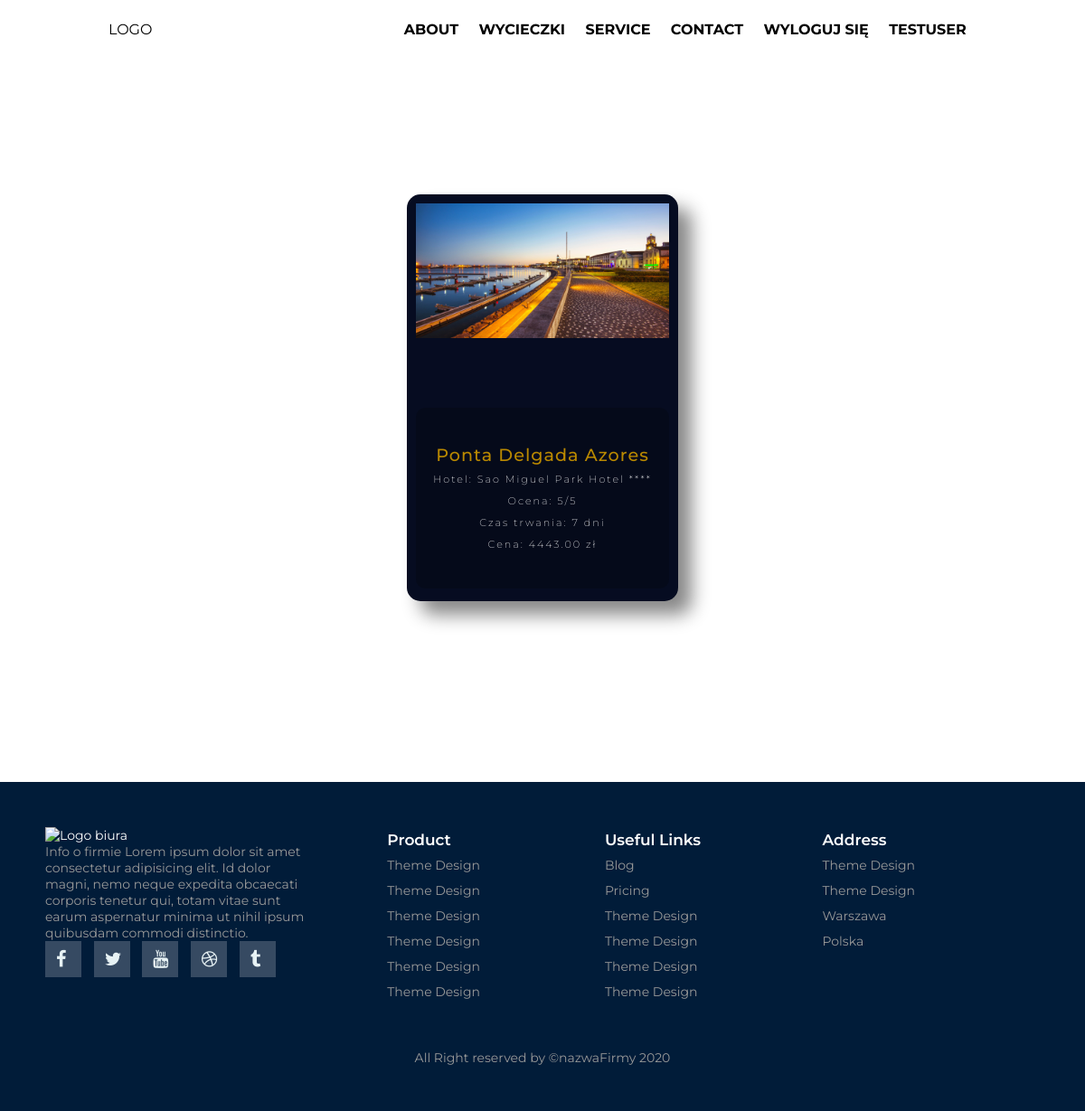
The app's page /oferty/ (signed in) with its own data.
### home/models.py (models this page shows)
class Trip(models.Model):
    title = models.CharField(max_length=100)
    location=models.TextField(blank=True)
    Hotel = models.TextField(blank=True)
    description = models.TextField(blank=True)
    duration = models.TextField(blank=True)
    deadline1 = models.DateField(auto_now_add=False, blank=True)
    deadline2 = models.DateField(auto_now_add=False, blank=True)
    deadline3 = models.DateField(auto_now_add=False, blank=True)
    rating = models.DecimalField(max_digits=5, decimal_places=0, default=5)
    price = models.DecimalField(max_digits=15000, decimal_places=2, default=0)
    main_image = models.ImageField(upload_to='trips_pics', blank=True)
    image_one = models.ImageField(upload_to='trips_pics', blank=True)
    image_two = models.ImageField(upload_to='trips_pics', blank=True)
    image_three = models.ImageField(upload_to='trips_pics', blank=True)
    image_four = models.ImageField(upload_to='trips_pics', blank=True)
    date_posted = models.DateTimeField(default=timezone.now)
    author = models.ForeignKey(User, on_delete=models.CASCADE, default=1)

### home/views.py (the view)
# urls.py: path('oferty/', TripsListView.as_view(), name='wycieczki'),
class TripsListView(ListView):
    model = Trip
    template_name = 'home/trips.html'
    context_object_name = 'trips'
    ordering = ['date_posted']

### home/templates/home/trips.html (shortened to what this page needs)
{% extends "home/base.html" %}
{% load static %}
{% block head %}
    <link rel="stylesheet" href="{% static 'home/css/trips.css'%}">
{% endblock head %}
{% block body %}
<div class="contOferty">
    <div id="oferty">
        {% for trip in trips %}
        <div class="boxWycieczki">
            <div class="imgBx">
                <img src="{{ trip.main_image.url }}">
            </div>
            <div class="content">
                <h2>{{ trip.title }}<br>
                    <span>
                        Hotel: {{ trip.Hotel }}
                        <br>
                        Ocena: {{ trip.rating }}/5
                        <br>
                        Czas trwania: {{ trip.duration }} dni
                        <br>
                        Cena: {{ trip.price }} zł
                </span>
                </h2>
            </div>
        </div>
    {% endfor %}
    </div>
</div>
{% endblock body %}

### home/templates/home/base.html (shortened to what this page needs)
{% load static %}
<!DOCTYPE html>
<html lang="en">
<head>
    <link rel="stylesheet" href="{% static 'home/css/base.css'%}">
    <link rel="stylesheet" href="https://stackpath.bootstrapcdn.com/font-awesome/4.7.0/css/font-awesome.min.css">
    {% block head %}{% endblock %}
</head>
<body>
    <header class="main-header">
        <div class="logo">
            <a href="{% url 'home' %}">LOGO</a>
        </div>
        <ul class="nav-links">
            <li class="nav-link">
                <a href="#">About</a>
            </li>
            <li class="nav-link">
                <a href="{% url 'wycieczki' %}">Wycieczki</a>
            </li>
            <li class="nav-link">
                <a href="#">Service</a>
            </li>
            <li class="nav-link">
                <a href="#">Contact</a>
            </li>
            {% if user.is_authenticated %}
            <li class="nav-link">
                <a href="{% url 'logout' %}">Wyloguj się</a>
            </li>
            <li class="nav-link">
                    <a href="{% url 'profile' %}">{{user.username}}</a>
            </li>
            {% else %}
            <li class="nav-link">
                <a href="{% url 'login' %}">Zaloguj się</a>
            </li>
            {% endif %}
        </ul>
    </header>
    {% block body %}{% endblock %}
    <div class="footerDiv">
        <footer class="footer">
            <div class="footer-left">
                <img src="#" alt="Logo biura">
                <p>
                    Info o firmie
                    Lorem ipsum dolor sit amet consectetur adipisicing elit. Id dolor magni, nemo neque expedita obcaecati corporis tenetur qui, totam vitae sunt earum aspernatur minima ut nihil ipsum quibusdam commodi distinctio.
                </p>
                <div class="socials">
                    <a href="#"><i class="fa fa-facebook"></i></a>
                    <a href="#"><i class="fa fa-twitter"></i></a>
                    <a href="#"><i class="fa fa-youtube"></i></a>
                    <a href="#"><i class="fa fa-dribbble"></i></a>
                    <a href="#"><i class="fa fa-tumblr"></i></a>
                </div>
            </div>
            <ul class="footer-right">
                <li>
                    <h2>Product</h2>
                    <ul class="box">
                        <li><a href="#">Theme Design</a></li>
                        <li><a href="#">Theme Design</a></li>
                        <li><a href="#">Theme Design</a></li>
                        <li><a href="#">Theme Design</a></li>
                        <li><a href="#">Theme Design</a></li>
                        <li><a href="#">Theme Design</a></li>
                    </ul>
                </li>
                <li class="features">
                    <h2>Useful Links</h2>
                    <ul class="box">
                        <li><a href="#">Blog</a></li>
                        <li><a href="#">Pricing</a></li>
                        <li><a href="#">Theme Design</a></li>
                        <li><a href="#">Theme Design</a></li>
                        <li><a href="#">Theme Design</a></li>
                        <li><a href="#">Theme Design</a></li>
                    </ul>
                </li>
                <li>
                    <h2>Address</h2>
                    <ul class="box">
                        <li><a href="#">Theme Design</a></li>
                        <li><a href="#">Theme Design</a></li>
                        <li><a href="#">Warszawa</a></li>
                        <li><a href="#">Polska</a></li>
                    </ul>
                </li>
            </ul>
            <div class="footer-bottom">
                <p>All Right reserved by &copy;nazwaFirmy 2020</p>
            </div>
        </footer>
    </div>
</body>
</html>

### home/static/home/css/base.css (style rules this page uses)
*, *:before, *:after { box-sizing: border-box; margin: 0; padding: 0; }
body { font-family: 'Montserrat', sans-serif; display:flex; flex-flow:column wrap; }
.main-header { position: fixed; display: flex; justify-content: space-between; align-items: center; height: 65px; width: 100vw; padding: 0 10vw; color: #000; z-index: 1; transition: .8s ease-out; }
.main-header a { text-decoration: none; color: inherit; text-transform: uppercase; }
.main-header .nav-links { display: flex; list-style: none; }
.main-header .nav-links .nav-link { transition: opacity .4s ease-in-out, transform .6s cubic-bezier(0.175, 0.885, 0.32, 1.275); }
.main-header .nav-links .nav-link:nth-of-type(2) { transition-delay: .1s; }
.main-header .nav-links .nav-link:nth-of-type(3) { transition-delay: .2s; }
.main-header .nav-links .nav-link:nth-of-type(4) { transition-delay: .3s; }
.main-header .nav-links .nav-link a { margin: .2rem; padding: 1rem .5rem; font-weight: bold; }
.footerDiv { display: grid; font-size: 14px; width:100%; }
footer { display: flex; padding: 50px; color: #fff; background-color: #011c39; flex-flow: row wrap; }
.footer > * { flex: 1 100%; }
.footer-left { margin-right: 1.25em; margin-bottom: 2em; }
.footer-left img { width: 50%; }
h2 { font-weight: 600; font-size: 17px; }
.footer ul { list-style: none; padding-left: 0; }
.footer li { line-height: 2em; }
.footer a { text-decoration: none; }
.footer-right { display: flex; flex-flow: row wrap; }
.footer-right > * { flex: 1 30%; margin-right: 1.25em; }
.box a { color: #999; }
.footer-bottom { text-align: center; color: #999; padding-top: 50px; }
.footer-left p { padding-right: 20%; color: #999; }
.socials a { background: #364a62; width: 40px; height: 40px; display: inline-block; margin-right: 10px; }
.socials a i { color: #e7f2f4; padding: 10px 12px; font-size: 20px; }
@media screen and (min-width: 600px) { .footer-left { flex: 1 0px; } }
@media screen and (min-width: 600px) { .footer-right { flex: 2 0px; } }

### home/static/home/css/trips.css (style rules this page uses)
.contOferty { padding-bottom: 200px; width: 100%; }
#oferty { display: flex; justify-content: center; align-items: center; flex-wrap: wrap; padding-bottom: 115px; margin-left: auto; margin-right: auto; width: 70%; background-color: rgba(255, 255, 255,0.5); border-radius: 60px; position: relative; top: 100px; }
.boxWycieczki { position: relative; height: 450px; width: 300px; display: flex; justify-content: center; align-items: center; margin: 50px; background:#060c21 ; transition: 0.5s; top: 65px; border-radius: 15px; cursor: pointer; box-shadow: 15px 15px 20px #888888; }
.boxWycieczki .imgBx { position: absolute; top: 0; left: 0; width: 100%; height: 100%; padding: 10px; box-sizing: border-box; }
.boxWycieczki .imgBx img { max-width: 100%; opacity: 1; transition: 0.5s; }
.boxWycieczki .content { position: absolute; left: 10px; right: 10px; bottom: 14px; height: 200px; background: rgba(0,0,0,0.2); display: flex; align-items: center; opacity: 1; border-radius: 10px; transition: 0.5s; }
.boxWycieczki .content h2 { font-size: 1.2rem; color: rgb(185, 136, 1); text-align: center; margin: auto; font-weight: 500; letter-spacing: 1px; }
.boxWycieczki .content h2 span { font-size: 0.7rem; color: #FFF; font-weight: 200; letter-spacing: 2px; }

### records on screen
Trip: main_image (picture), title "Ponta Delgada Azores", Hotel "Sao Miguel Park Hotel ****", rating "5", duration "7", price "4443.00"

### other values on screen
{{ user.username }} "TESTUSER"
